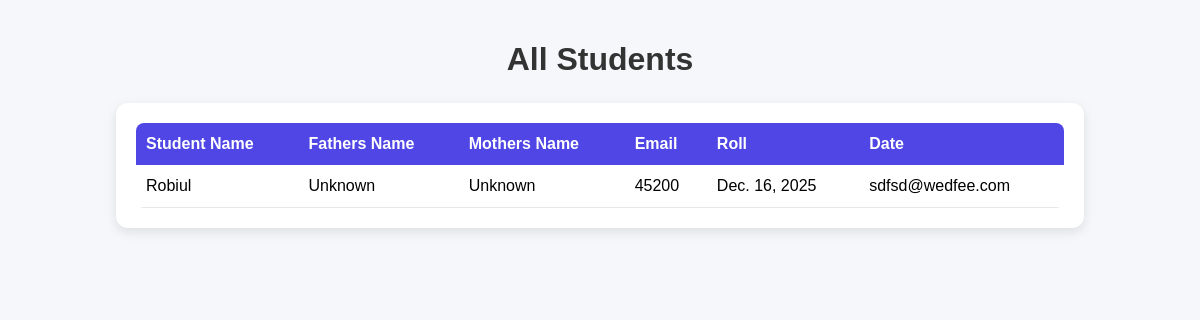
/students/, run on an earlier commit of the app's database.
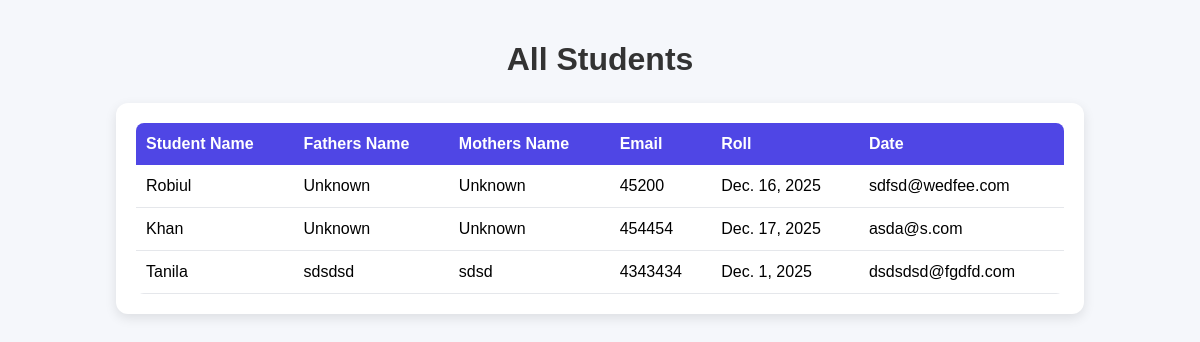
And on a later commit of the database.
### students/models.py (models this page shows, shortened)
class Student(models.Model):
    name = models.CharField(max_length=100)
    fathers_name = models.CharField(max_length=100,default="Unknown")
    mothers_name = models.CharField(max_length=100,default="Unknown")
    email = models.EmailField(unique=True)
    roll_number = models.CharField(max_length=20, unique=True)
    admission_date = models.DateField()

### students/views.py (the view)
# urls.py: path("", student_list, name="student_list"),
def student_list(request):
    students = Student.objects.all()
    return render(request, "students/home.html", {"students": students})

### students/templates/students/home.html (shortened to what this page needs)
<!DOCTYPE html>
<html lang="en">
<head>
</head>
<body>
<h1>All Students</h1>
<div class="table-container">
    {% if students %}
    <table>
        <thead>
        <tr>
            <th>Student Name</th>
            <th>Fathers Name</th>
            <th>Mothers Name</th>
            <th>Email</th>
            <th>Roll</th>
            <th>Date</th>
        </tr>
        </thead>
        <tbody>
        {% for student in students %}
        <tr>
            <td>{{ student.name }}</td>
            <td>{{ student.fathers_name }}</td>
            <td>{{ student.mothers_name }}</td>
            <td>{{ student.roll_number }}</td>
            <td>{{ student.admission_date }}</td>
            <td>{{ student.email }}</td>
        </tr>
        {% endfor %}
        </tbody>
    </table>
    {% else %}
    <p class="no-data">No student found!</p>
    {% endif %}
</div>
</body>
</html>

### students/templates/students/home.html (style rules this page uses)
body { font-family: Arial, sans-serif; background: #f5f7fb; margin: 0; padding: 20px; }
h1 { text-align: center; margin-bottom: 25px; color: #333; }
.table-container { width: 80%; margin: auto; background: white; padding: 20px; border-radius: 12px; box-shadow: 0 4px 12px rgba(0,0,0,0.1); }
table { width: 100%; border-collapse: collapse; border-radius: 8px; overflow: hidden; }
th { background: #4f46e5; color: #fff; padding: 12px 10px; text-align: left; }
td { padding: 12px 10px; border-bottom: 1px solid #e5e7eb; }

What changed in the data, as far as the page shows it:
added Student: name "Khan", fathers_name "Unknown", mothers_name "Unknown", roll_number "454454", admission_date "Dec. 17, 2025", email "asda@s.com"
added Student: name "Tanila", fathers_name "sdsdsd", mothers_name "sdsd", roll_number "4343434", admission_date "Dec. 1, 2025", email "dsdsdsd@fgdfd.com"
